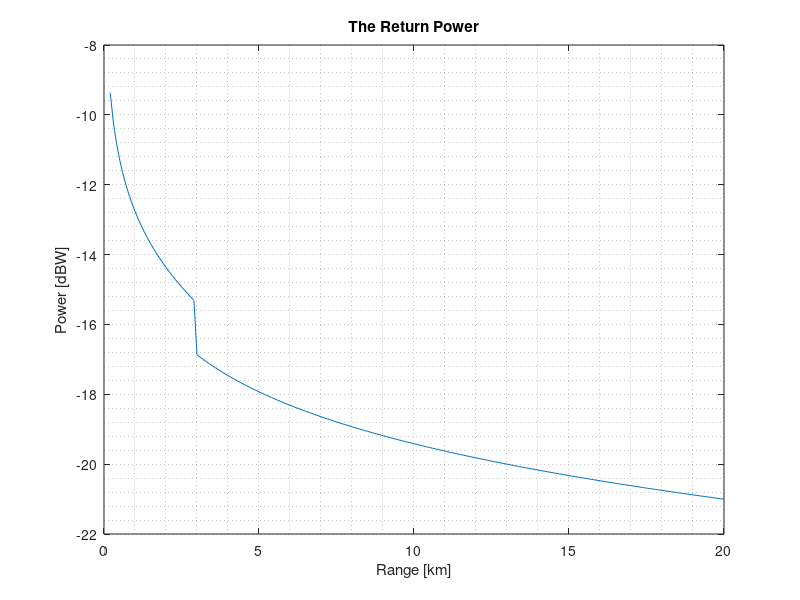
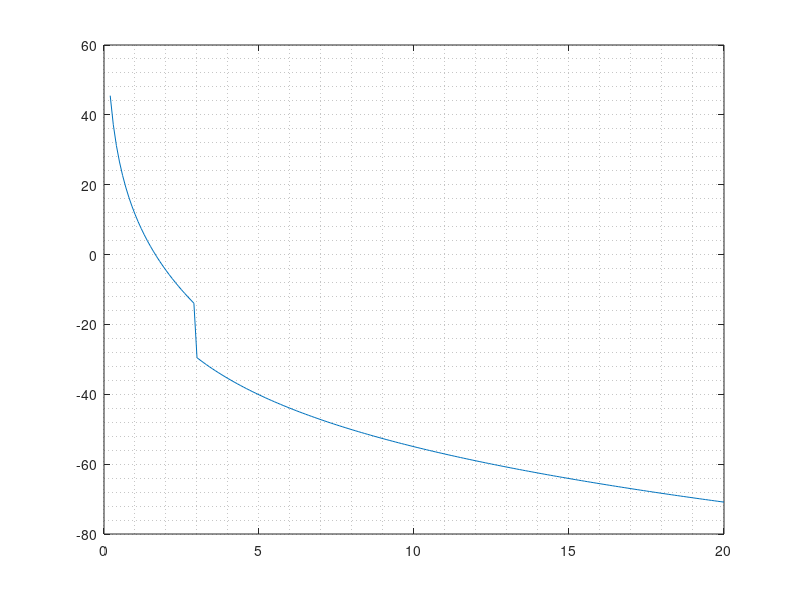

Source code (MATLAB) for these figures, in order:
% 1
d = 0.2032; % [m]
d_sh = 0.06858; % [m]
c = 2.99793*(10^8); % Speed of light [m/s]
E = 160*(10^-3); % Peak energy [J]
Ar = pi*(((d/2)^2)-((d_sh/2)^2)); % Reception area, area of telescope, sector area [m^2]
K = (E*c/2)*Ar; % K(lambda = 532 nm), System constant [W*m^3]

 K = K*(10^-9) % [W*km^3]

% 2
Lmoon = 3*(10^-11); % [W/cm^2*nm*sr]
Ar = Ar*(10^4); % [cm^2]
rd = 0.003/2; % [m]
focal_len = 2; % [m]
FOV = rd/focal_len; % [rad]
deltaOmega = pi*(sin(FOV)^2); % [sr]
deltaLambda = 10; % [nm]
Pback = Lmoon*Ar*deltaOmega*deltaLambda % [W]

% 3
R = [0.2:0.1:20];
R1 = R(find(R<=3));
R2 = R(find(R>3));
S = 25; % [sr]
alpha_aer = 0.1; % [1/km]
alpha_mol = 0.01; % [1/km]
beta_aer = alpha_aer/S; % [1/km]
beta_mol = alpha_mol*(3/(8*pi)); % [1/km]
Rpbl = 3; % [km]

% R <= 3
P1 = (K./(R1.^2))*(beta_aer + beta_mol).*exp(-2*(alpha_aer+alpha_mol).*R1); % [W]
% plot(R1,log(P1))
% title('The Return Power')
% xlabel('Range [km]')
% ylabel('Power [W]')
% hold on
R1_spec = [0.2,1,2,3];
P1_spec = (K./(R1_spec.^2))*(beta_aer + beta_mol).*exp(-2*(alpha_aer+alpha_mol).*R1_spec);
disp(['P for R <= 3km :',num2str(P1_spec)])

% R > 3
P2 = (K./(R2.^2))*beta_mol.*exp(-2*(alpha_aer+alpha_mol)*Rpbl).*exp(-2*alpha_mol.*(R2-Rpbl)); % [W]
% plot(R2,log(P2))
% title('The Return Power')
% xlabel('Range [km]')
% ylabel('Power [W]')
% hold off
R2_spec = [3.00001,4];
P2_spec = (K./(R2_spec.^2))*beta_mol.*exp(-2*(alpha_aer+alpha_mol)*Rpbl).*exp(-2*alpha_mol.*(R2_spec-Rpbl));
disp(['P for R > 3km :',num2str(P2_spec)])

figure
plot(R,log([P1,P2]))
title('The Return Power')
xlabel('Range [km]')
ylabel('Power [dBW]')
hold off
grid minor

% 4
Gt = 5750; % [ohm]
Gac = 20.3;
GT = Gt*Gac; % [ohm]
T1 = 0.606;
T2 = 0.656; 
L = T1*T2; % 0 < L < 1
Rio = 240*10^(-3); % [A/W]
M = 150; % Avalanche gain
Ri = Rio*M; % [A/W]
Rv = Ri*GT % [A*ohm/W]
Rv_prim = Rv*L % [A*ohm/W]

% 5
% a)
q = 1.602*(10^-19); % [C]
F = 4.5;
sigma_th_i = 5^(-12); % [A/Hz^(1/2)]
Ids = 7.64*(10^-8); % [A]
Idb = 3.1*(10^-10); % [A]
B = 10*10^6; % [Hz]
sigma_sh_s1 = 2*q*(GT^2)*F*(M^2)*Rio.*(P1+Pback)*L;
sigma_sh_s2 = 2*q*(GT^2)*F*(M^2)*Rio.*(P2+Pback)*L;
sigma_sh_d = 2*q*(GT^2)*(Ids+F*(M^2)*Idb);
sigma_th = sigma_th_i*GT;
sigma_v1 = sigma_sh_s1.^2 + sigma_sh_d^2 + sigma_th^2;
sigma_v2 = sigma_sh_s2.^2 + sigma_sh_d^2 + sigma_th^2;
SNR1 = (Rv*L.*P1)./(sqrt(sigma_v1)*(B^(1/2))); % [V/V]
SNR2 = (Rv*L.*P2)./(sqrt(sigma_v2)*(B^(1/2))); % [V/V]

figure;
SNRv=[SNR1, SNR2];   
plot(R,10*log(SNRv))
grid minor


% b)
% N = sigma_v^2*B;
% disp(['Noise-dominant system-operation mode: ',num2str(K/sqrt(N))])

% 6
[~,in] = find(SNRv>=1);
in_sol = max(in);
%Rmax = R(in_sol) % [km]
P=[P1,P2];
P_Rmax = P(in_sol) % [W]

% 7
PRF = 20; % [Hz]
PRT = 1/PRF; % [s]
V1 = Rv_prim*P1;
V2 = Rv_prim*P2;

N = ceil((100/36.6)^2) % #pulses

% 8
% Praman = Pelastic*10^-3
% Pelastic(0.2km) = 8.65*10^-5W & Praman(0.2km) = 8.65*10^-8W
% Pback_moonlight = 1.52*10^-13W --> OK for night
% Pback_day = 10^-8W (+5 orders), i.e. not possible to operate day-time

% 9
lambda = 532; % [nm]
h = 6.6262*(10^-34); % [J*s]
eta = (Rio*h*c)/(q*lambda)
NEP = sqrt(2*q*(Ids+F*(M^2)*Idb))/(eta*q*lambda*M/(h*c)) % [W/sqrt(Hz)]
NEPs = sqrt(sigma_sh_d^2 + sigma_th^2)/Rv_prim % [W/sqrt(Hz)]

